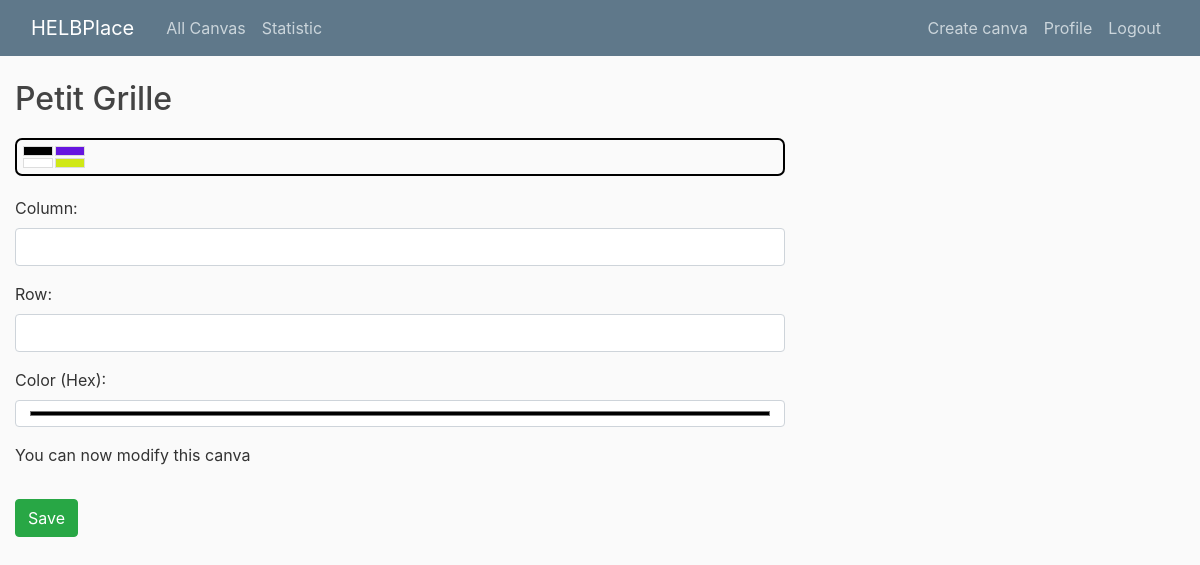
Page /canva/21/ (signed in) on the committed database.
### blog/models.py (models this page shows, shortened)
class Canva(models.Model):
    title = models.CharField(max_length=100)
    sizeHeight = models.IntegerField()
    sizeWidth = models.IntegerField()
    timer = models.IntegerField()
    date_posted = models.DateTimeField(default=timezone.now)
    author = models.ForeignKey(User, on_delete=models.CASCADE)
    save_count = models.IntegerField(default=0)  # Nouveau champ

class Pixel(models.Model):
    canva = models.ForeignKey(Canva, on_delete=models.CASCADE, related_name='pixels')
    x = models.IntegerField()
    y = models.IntegerField()
    color = models.CharField(max_length=7, default='#FFFFFF')
    class Meta:
        unique_together = ('canva', 'x', 'y')

### blog/views.py (the view)
# urls.py: path('canva/<int:pk>/', CanvaDetailView.as_view(), name='canva-detail'),
class CanvaDetailView(DetailView):
    model = Canva
    def get_context_data(self, **kwargs):
        context = super().get_context_data(**kwargs)
        pixels = self.object.pixels.all()
        grid = [[None for _ in range(self.object.sizeWidth)] for _ in range(self.object.sizeHeight)]
        for pixel in pixels:
            grid[pixel.y][pixel.x] = pixel
        context['pixels'] = grid
        user_action = UserAction.objects.filter(user=self.request.user, canva=self.object).first()
        if user_action:
            time_since_last_action = now() - user_action.last_modified
            time_remaining = max(0, self.object.timer - time_since_last_action.seconds)
            context['time_remaining'] = time_remaining
        else:
            context['time_remaining'] = 0
        return context

### blog/templates/blog/canva_detail.html (shortened to what this page needs)
{% extends "blog/base.html" %}
{% block content %}
    <h2>{{ canva.title }}</h2>
    <div class="canvas-grid">
        {% for row in pixels %}
            <div class="pixel-row">
                {% for pixel in row %}
                    <div
                        class="pixel"
                        style="background-color: {{ pixel.color }};"
                        data-x="{{ pixel.x }}"
                        data-y="{{ pixel.y }}">
                    </div>
                {% empty %}
                    <p>No pixels available.</p>
                {% endfor %}
            </div>
        {% endfor %}
    </div>
    <div class="modify-grid">
        <form method="POST" action="{% url 'update-pixel' canva.id %}">
            <div class="form-group">
                <label for="x">Column:</label>
                <input type="number" id="x" name="x" class="form-control" required>
            </div>
            <div class="form-group">
                <label for="y">Row:</label>
                <input type="number" id="y" name="y" class="form-control" required>
            </div>
            <div class="form-group">
                <label for="color">Color (Hex):</label>
                <input type="color" id="color" name="color" class="form-control" required>
            </div>
            {% if time_remaining > 0 %}
                <div id="countdown-timer">
                    <p>Please wait <span id="timer">{{ time_remaining }}</span> seconds before modifying again.</p>
                </div>
            {% else %}
                <p>You can now modify this canva</p>
            {% endif %}
            <button type="submit" class="btn btn-success mt-3" id="save-button">Save</button>
        </form>
    </div>
{% endblock %}

### blog/static/blog/main.css (style rules this page uses)
body { background: #fafafa; color: #333333; margin-top: 5rem; }
h1, h2, h3, h4, h5, h6 { color: #444444; }
.pixel-row { display: flex; }
.pixel { width: 30px; height: 10px; display: inline-block; border: 1px solid #ddd; cursor: pointer; margin: 1px; }
.canvas-grid { display: flex; flex-direction: column; margin: 20px 0; border: 2px solid #000; padding: 5px; border-radius: 7px; }

### rows in the picture
Canva: title "Petit Grille"
Pixel: x 0 (drawn)
Pixel: x 1 (drawn)
Pixel: x 1 (drawn)
